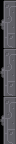

A 2D game scene composited from a Tiled map and its tileset images. What follows is a short description and the map's XML, with every tile layer's data as written:
An orthogonal 1x3 tile map with 16x48 px tiles, 1 tile layer (Calque de Tuiles 1).

<map version="1.8" tiledversion="1.8.2" orientation="orthogonal" renderorder="right-down" width="1" height="3" tilewidth="16" tileheight="48" infinite="0" nextlayerid="2" nextobjectid="1">
 <tileset firstgid="1" name="testa" tilewidth="16" tileheight="48" tilecount="12" columns="0">
  <grid orientation="orthogonal" width="1" height="1" />
  <tile id="0">
   <image width="16" height="16" source="images/platform_metroidvania asset pack v1.01/miscellaneous sprites/arrow_plate_left.png" />
  </tile>
  <tile id="1">
   <image width="16" height="16" source="images/platform_metroidvania asset pack v1.01/miscellaneous sprites/arrow_plate_right.png" />
  </tile>
  <tile id="2">
   <image width="16" height="8" source="images/platform_metroidvania asset pack v1.01/miscellaneous sprites/bigflowers_props.png" />
  </tile>
  <tile id="3">
   <image width="16" height="8" source="images/platform_metroidvania asset pack v1.01/miscellaneous sprites/drygrass_props.png" />
  </tile>
  <tile id="4">
   <image width="16" height="8" source="images/platform_metroidvania asset pack v1.01/miscellaneous sprites/flowers_props.png" />
  </tile>
  <tile id="5">
   <image width="16" height="8" source="images/platform_metroidvania asset pack v1.01/miscellaneous sprites/grass_props.png" />
  </tile>
  <tile id="7">
   <image width="16" height="16" source="images/platform_metroidvania asset pack v1.01/miscellaneous sprites/vase.png" />
  </tile>
  <tile id="8">
   <image width="16" height="8" source="images/platform_metroidvania asset pack v1.01/miscellaneous sprites/wood_slab_left.png" />
  </tile>
  <tile id="9">
   <image width="16" height="8" source="images/platform_metroidvania asset pack v1.01/miscellaneous sprites/wood_slab_middle.png" />
  </tile>
  <tile id="10">
   <image width="16" height="8" source="images/platform_metroidvania asset pack v1.01/miscellaneous sprites/wood_slab_right.png" />
  </tile>
  <tile id="11">
   <image width="16" height="16" source="images/platform_metroidvania asset pack v1.01/miscellaneous sprites/wooden_plate.png" />
  </tile>
  <tile id="12">
   <image width="16" height="48" source="images/platform_metroidvania asset pack v1.01/miscellaneous sprites/strange_door_closed_anim.gif" />
  </tile>
 </tileset>
 <layer id="1" name="Calque de Tuiles 1" width="1" height="3">
  <data encoding="csv">
13,
13,
13
</data>
 </layer>
</map>
